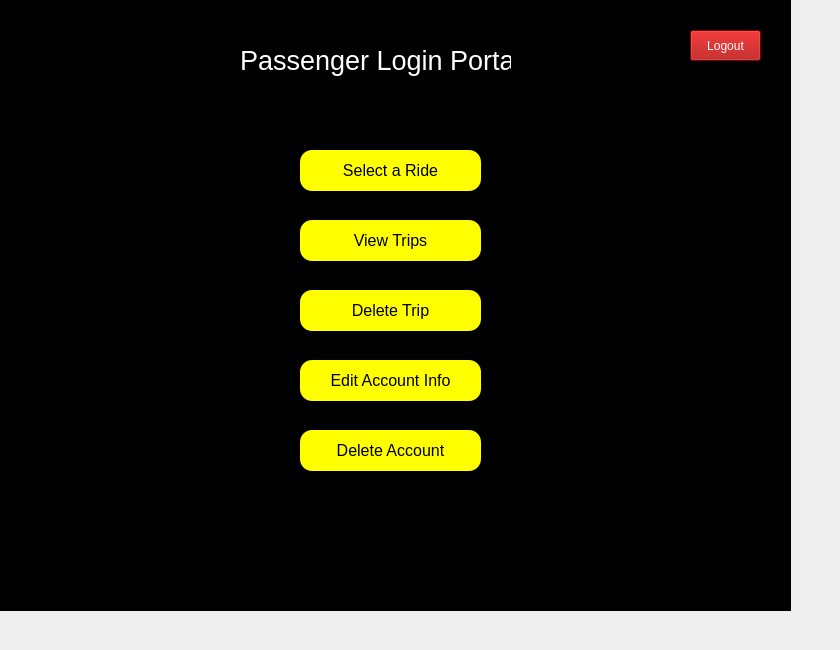
    <widget class="QWidget" name="passengerloginportal">
     <widget class="QLabel" name="label_29">
      <property name="geometry">
       <rect>
        <x>-40</x>
        <y>-30</y>
        <width>831</width>
        <height>641</height>
       </rect>
      </property>
      <property name="styleSheet">
       <string notr="true">background-color: rgb(0, 0, 0);</string>
      </property>
      <property name="text">
       <string/>
      </property>
     </widget>
     <widget class="QLabel" name="label_30">
      <property name="geometry">
       <rect>
        <x>240</x>
        <y>40</y>
        <width>271</width>
        <height>41</height>
       </rect>
      </property>
      <property name="font">
       <font>
        <pointsize>20</pointsize>
       </font>
      </property>
      <property name="styleSheet">
       <string notr="true">color: rgb(255, 255, 255);</string>
      </property>
      <property name="text">
       <string>Passenger Login Portal</string>
      </property>
     </widget>
     <widget class="QPushButton" name="deltripbtn_2">
      <property name="geometry">
       <rect>
        <x>300</x>
        <y>290</y>
        <width>181</width>
        <height>41</height>
       </rect>
      </property>
      <property name="font">
       <font>
        <pointsize>12</pointsize>
       </font>
      </property>
      <property name="styleSheet">
       <string notr="true">background-color: yellow;
border-radius: 12px;
border-color: black;
</string>
      </property>
      <property name="text">
       <string>Delete Trip</string>
      </property>
     </widget>
     <widget class="QPushButton" name="viewtripbtn_2">
      <property name="geometry">
       <rect>
        <x>300</x>
        <y>220</y>
        <width>181</width>
        <height>41</height>
       </rect>
      </property>
      <property name="font">
       <font>
        <pointsize>12</pointsize>
       </font>
      </property>
      <property name="styleSheet">
       <string notr="true">background-color: yellow;
border-radius: 12px;
border-color: black;
</string>
      </property>
      <property name="text">
       <string>View Trips</string>
      </property>
     </widget>
     <widget class="QPushButton" name="selectridebtn">
      <property name="geometry">
       <rect>
        <x>300</x>
        <y>150</y>
        <width>181</width>
        <height>41</height>
       </rect>
      </property>
      <property name="font">
       <font>
        <pointsize>12</pointsize>
       </font>
      </property>
      <property name="styleSheet">
       <string notr="true">background-color: yellow;
border-radius: 12px;
border-color: black;
</string>
      </property>
      <property name="text">
       <string>Select a Ride</string>
      </property>
     </widget>
     <widget class="QPushButton" name="logoutpass">
      <property name="geometry">
       <rect>
        <x>690</x>
        <y>30</y>
        <width>71</width>
        <height>31</height>
       </rect>
      </property>
      <property name="font">
       <font>
        <pointsize>9</pointsize>
       </font>
      </property>
      <property name="styleSheet">
       <string notr="true">color: rgb(255, 255, 255);
background-color: rgb(170, 0, 0);</string>
      </property>
      <property name="text">
       <string>Logout</string>
      </property>
     </widget>
     <widget class="QPushButton" name="editaccpassbtn">
      <property name="geometry">
       <rect>
        <x>300</x>
        <y>360</y>
        <width>181</width>
        <height>41</height>
       </rect>
      </property>
      <property name="font">
       <font>
        <pointsize>12</pointsize>
       </font>
      </property>
      <property name="styleSheet">
       <string notr="true">background-color: yellow;
border-radius: 12px;
border-color: black;
</string>
      </property>
      <property name="text">
       <string>Edit Account Info</string>
      </property>
     </widget>
     <widget class="QPushButton" name="delaccpassbtn">
      <property name="geometry">
       <rect>
        <x>300</x>
        <y>430</y>
        <width>181</width>
        <height>41</height>
       </rect>
      </property>
      <property name="font">
       <font>
        <pointsize>12</pointsize>
       </font>
      </property>
      <property name="styleSheet">
       <string notr="true">background-color: yellow;
border-radius: 12px;
border-color: black;
</string>
      </property>
      <property name="text">
       <string>Delete Account</string>
      </property>
     </widget>
    </widget>
